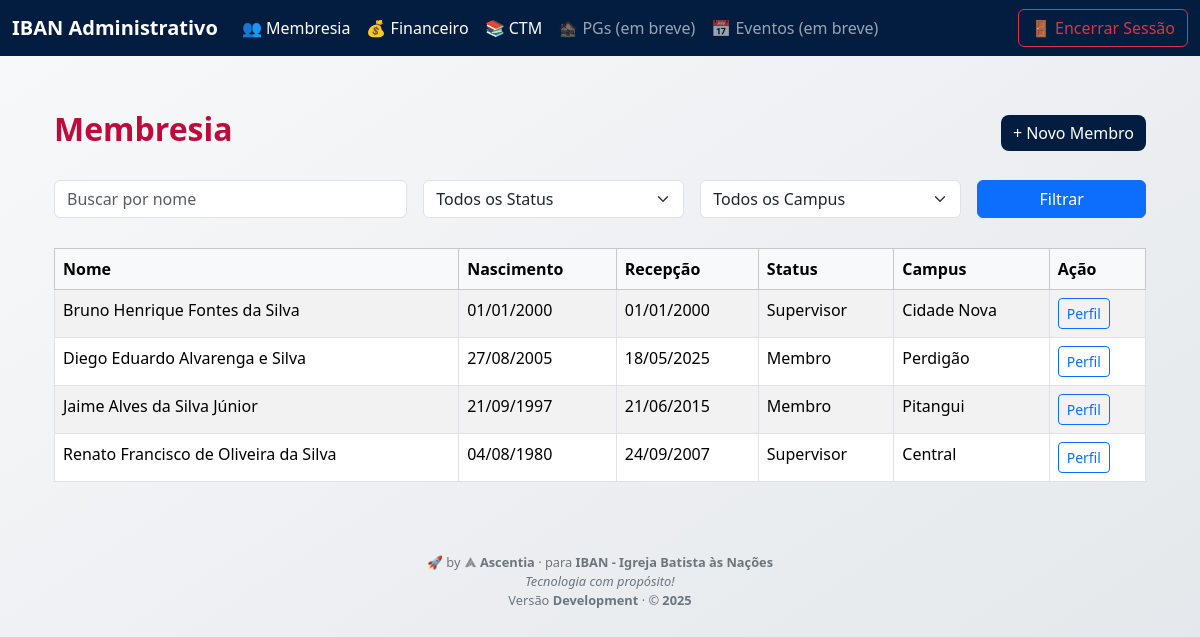
The page /membresia/ (signed in) on the database its author committed.
### app/membresia/models.py (models this page shows, shortened)
class Membro(db.Model, UserMixin):
    id = db.Column(db.Integer, primary_key=True)
    nome_completo = db.Column(db.String(120), nullable=False)
    data_nascimento = db.Column(db.Date, nullable=True)
    data_recepcao = db.Column(db.Date, nullable=True)
    status = db.Column(db.String(50), nullable=False)
    campus = db.Column(db.String(50), nullable=False)
    ativo = db.Column(db.Boolean, default=True)
    presencas = db.relationship('Presenca', backref='membro', lazy=True)
    jornada_evento = db.relationship('JornadaEvento', backref='membro', lazy=True)

### app/membresia/routes.py (the view)
@membresia_bp.route('/')
@login_required
def index():
    busca = request.args.get('busca', '')
    campus = request.args.get('campus', '')
    status = request.args.get('status', '')
    query = Membro.query.filter_by(ativo=True)
    if busca:
        query = query.filter(Membro.nome_completo.ilike(f'%{busca}%'))
    if campus:
        query = query.filter_by(campus=campus)
    if status:
        query = query.filter_by(status=status)
    membros = query.order_by(Membro.nome_completo).all()
    return render_template('membresia/lista.html', membros=membros, ano=ano, versao=versao)

### app/__init__.py (called while the page is built)
def create_app():
    app = Flask(__name__)
    app.config.from_object(Config)
    app.jinja_env.filters['brasilia'] = to_brasilia
    app.jinja_env.filters['strftime'] = format_datetime
    app.jinja_env.filters['currency'] = format_currency
    db.init_app(app)
    migrate.init_app(app, db)
    login_manager.init_app(app)
    app.register_blueprint(auth_bp)
    app.register_blueprint(membresia_bp)
    app.register_blueprint(financeiro_bp)
    app.register_blueprint(ctm_bp)
    from .cli import create_admin
    app.cli.add_command(create_admin)
    @app.context_processor
    def inject_config():
        return dict(config=app.config)
    return app

### app/auth/routes.py (called while the page is built)
@login_manager.user_loader
def load_user(user_id):
    return User.query.get(int(user_id))

### app/templates/membresia/lista.html (shortened to what this page needs)
{% set show_navbar = true %}
{% extends 'base/layout.html' %}
{% from 'base/components/forms.html' import field %}
{% from 'base/components/buttons.html' import primary %}
{% block content %}
<div class="container">
  <div class="d-flex justify-content-between align-items-center mb-4">
    <h2><strong>Membresia</strong></h2>
    {{ primary('+ Novo Membro', url_for('membresia.novo_membro')) }}
  </div>
  <form method="get" class="row g-3 mb-4">
    <div class="col-md-4">
      <input type="text" name="busca" placeholder="Buscar por nome" class="form-control">
    </div>
    <div class="col-md-3">
      <select name="status" class="form-select">
        <option value="">Todos os Status</option>
      </select>
    </div>
    <div class="col-md-3">
      <select name="campus" class="form-select">
        <option value="">Todos os Campus</option>
      </select>
    </div>
    <div class="col-md-2">
      <button type="submit" class="btn btn-primary w-100">Filtrar</button>
    </div>
  </form>
  <div class="table-responsive">
    <table class="table table-bordered table-striped">
      <thead class="table-light">
        <tr>
          <th>Nome</th>
          <th>Nascimento</th>
          <th>Recepção</th>
          <th>Status</th>
          <th>Campus</th>
          <th>Ação</th>
        </tr>
      </thead>
      <tbody>
        {% for membro in membros %}
          <tr>
            <td>{{ membro.nome_completo }}</td>
            <td>{{ membro.data_nascimento.strftime('%d/%m/%Y') if membro.data_nascimento }}</td>
            <td>{{ membro.data_recepcao.strftime('%d/%m/%Y') if membro.data_recepcao }}</td>
            <td>{{ membro.status }}</td>
            <td>{{ membro.campus }}</td>
            <td>
              <a href="{{ url_for('membresia.perfil', id=membro.id) }}" class="btn btn-sm btn-outline-primary">Perfil</a>
            </td>
          </tr>
        {% endfor %}
      </tbody>
    </table>
  </div>
</div>
{% endblock %}

### app/static/css/custom.css (style rules this page uses)
:root { --cor-primaria: #021D40; --cor-secundaria: #BF0B3B; --cor-destaque: #BF0B3B; --cor-branco: #ffffff; --cor-texto: #021D40; }
body { background: linear-gradient(to bottom right, #f8f9fa, #e2e6ea); color: var(--cor-texto); min-height: 100vh; padding-top: 70px; }
h2 { text-align: center; color: var(--cor-destaque); }
.table-responsive { margin-top: 30px; }

### rows shown on the page
Membro: nome_completo "Bruno Henrique Fontes da Silva", data_nascimento "01/01/2000", data_recepcao "01/01/2000", status "Supervisor", campus "Cidade Nova"
Membro: nome_completo "Diego Eduardo Alvarenga e Silva", data_nascimento "27/08/2005", data_recepcao "18/05/2025", status "Membro", campus "Perdigão"
Membro: nome_completo "Jaime Alves da Silva Júnior", data_nascimento "21/09/1997", data_recepcao "21/06/2015", status "Membro", campus "Pitangui"
Membro: nome_completo "Renato Francisco de Oliveira da Silva", data_nascimento "04/08/1980", data_recepcao "24/09/2007", status "Supervisor", campus "Central"

### other values the page prints
{{ text }} "+ Novo Membro"
{{ versao }} "Development"
{{ ano }} "2025"
